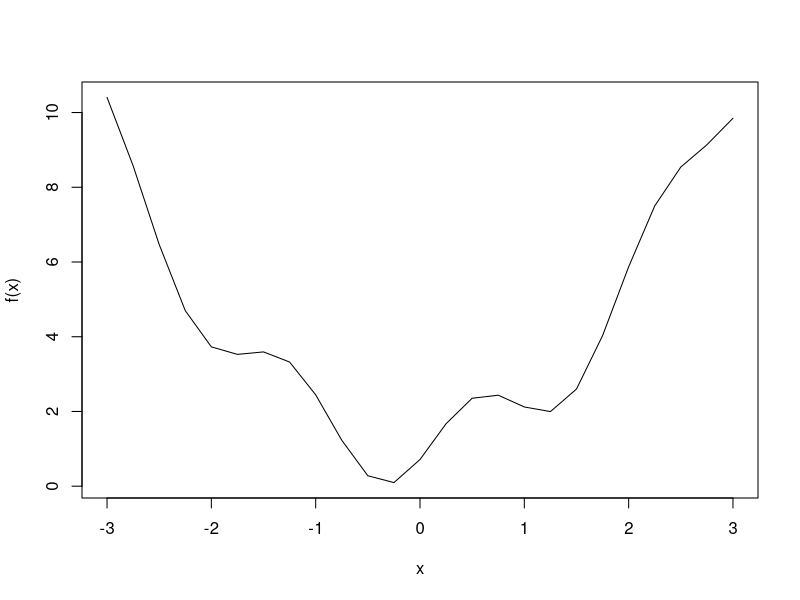

The R script that drew this image:
f <- function(x) {
  return(sin(-97*x - 0.3) + x * (x + 0.2) + 1.01)
}
x <- seq(-3, 3, 0.25)
png("p7_1d.png", width=500, height=400)
plot(x, f(x), type="l")
graphics.off()
